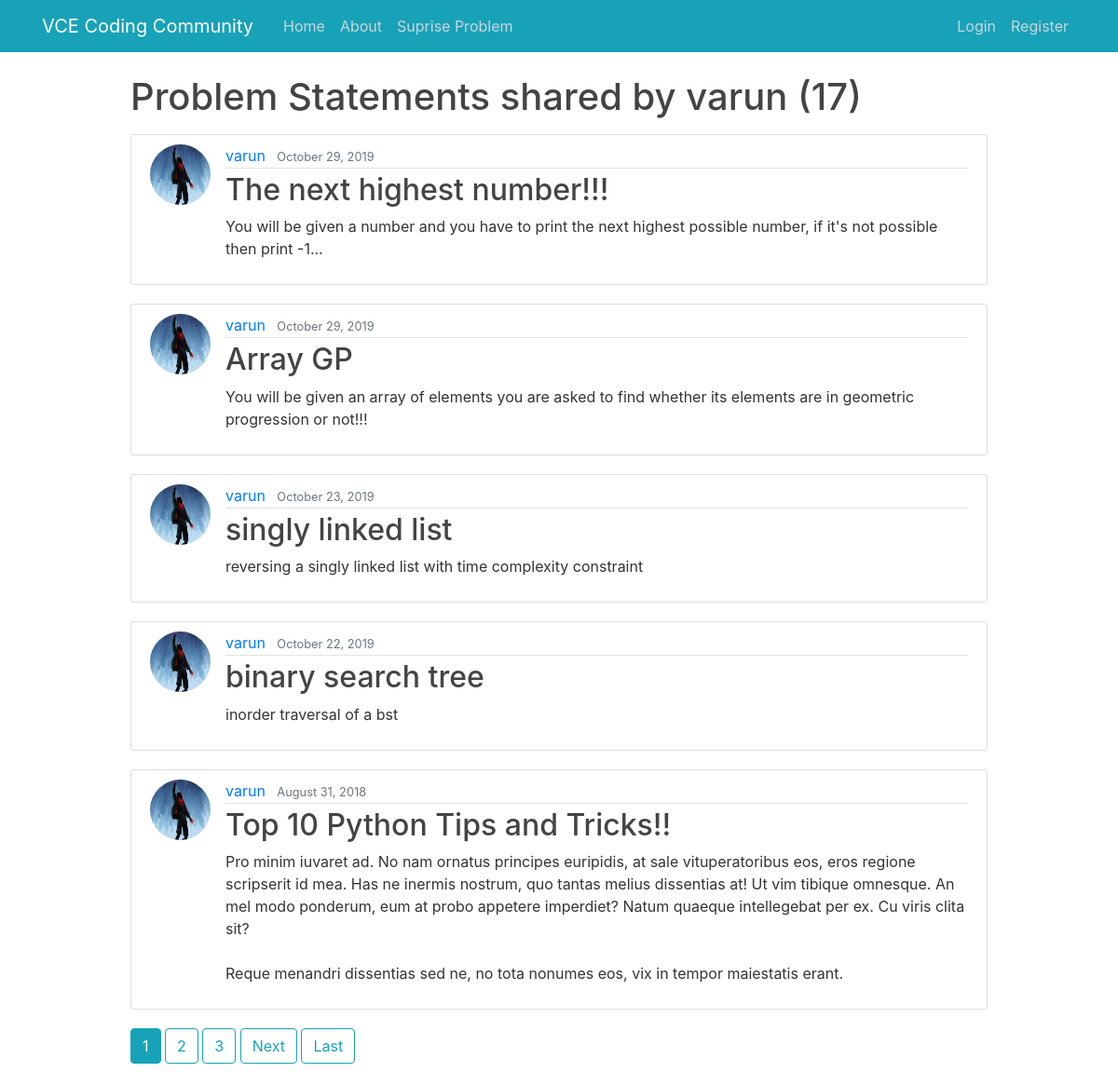
The page /user/varun on the database its author committed.
### blog/models.py (models this page shows, shortened)
class Post(models.Model):
    title = models.CharField(max_length=100)
    content = models.TextField()
    date_posted = models.DateTimeField(default=timezone.now)
    author = models.ForeignKey(User, on_delete=models.CASCADE)
    hint = models.TextField(max_length=100)

### users/models.py (models this page shows, shortened)
class Profile(models.Model):
    user = models.OneToOneField(User, on_delete=models.CASCADE)
    image = models.ImageField(default='default.jpg', upload_to='profile_pics')

### blog/views.py (the view)
# urls.py: path('user/<str:username>', UserPostListView.as_view(), name='user-posts'),
class UserPostListView(ListView):
    model = Post
    template_name = 'blog/user_posts.html'  # <app>/<model>_<viewtype>.html
    context_object_name = 'posts'
    paginate_by = 5
    def get_queryset(self):
        user = get_object_or_404(User, username=self.kwargs.get('username'))
        return Post.objects.filter(author=user).order_by('-date_posted')

### blog/templates/blog/user_posts.html (shortened to what this page needs)
{% extends "blog/base.html" %}
{% block content %}
    <h1 class="mb-3">Problem Statements shared by {{ view.kwargs.username }} ({{ page_obj.paginator.count }})</h1>
    {% for post in posts %}
        <article class="media content-section">
          <img class="rounded-circle article-img" src="{{ post.author.profile.image.url }}">
          <div class="media-body">
            <div class="article-metadata">
              <a class="mr-2" href="{% url 'user-posts' post.author.username %}">{{ post.author }}</a>
              <small class="text-muted">{{ post.date_posted|date:"F d, Y" }}</small>
            </div>
            <h2><a class="article-title" href="{% url 'post-detail' post.id %}">{{ post.title }}</a></h2>
            <p class="article-content">{{ post.content }}</p>
          </div>
        </article>
    {% endfor %}
    {% if is_paginated %}
      {% for num in page_obj.paginator.page_range %}
        {% if page_obj.number == num %}
          <a class="btn btn-info mb-4" href="?page={{ num }}">{{ num }}</a>
        {% elif num > page_obj.number|add:'-3' and num < page_obj.number|add:'3' %}
          <a class="btn btn-outline-info mb-4" href="?page={{ num }}">{{ num }}</a>
        {% endif %}
      {% endfor %}
      {% if page_obj.has_next %}
        <a class="btn btn-outline-info mb-4" href="?page={{ page_obj.next_page_number }}">Next</a>
        <a class="btn btn-outline-info mb-4" href="?page={{ page_obj.paginator.num_pages }}">Last</a>
      {% endif %}
    {% endif %}
{% endblock content %}

### blog/static/blog/main.css (style rules this page uses)
body { height:100%; padding:0; background: #fafafa; color: #333333; margin-top: 5rem; }
h1, h2, h3, h4, h5, h6 { color: #444444; }
.content-section { background: #ffffff; padding: 10px 20px; border: 1px solid #dddddd; border-radius: 3px; margin-bottom: 20px; }
.article-title { color: #444444; }
.article-content { white-space: pre-line; }
.article-img { height: 65px; width: 65px; margin-right: 16px; }
.article-metadata { padding-bottom: 1px; margin-bottom: 4px; border-bottom: 1px solid #e3e3e3 }

### rows shown on the page
Post: author.profile.image (picture), author "varun", date_posted "October 29, 2019", title "The next highest number!!!", content "You will be given a number and you have to print the next highest possible number, if it's not possible then print -1..."
Post: author.profile.image (picture), author "varun", date_posted "October 29, 2019", title "Array GP", content "You will be given an array of elements you are asked to find whether its elements are in geometric progression or not!!!"
Post: author.profile.image (picture), author "varun", date_posted "October 23, 2019", title "singly linked list", content "reversing a singly linked list with time complexity constraint"
Post: author.profile.image (picture), author "varun", date_posted "October 22, 2019", title "binary search tree", content "inorder traversal of a bst"
Post: author.profile.image (picture), author "varun", date_posted "August 31, 2018", title "Top 10 Python Tips and Tricks!!", content "Pro minim iuvaret ad. No nam ornatus principes euripidis, at sale vituperatoribus eos, eros regione scripserit id mea. Has ne inermis nostrum, quo tantas melius dissentias at! Ut vim tibique omnesque. An mel modo ponderum, eum at probo appetere imperdiet? Natum quaeque intellegebat per ex. Cu viris clita sit? Reque menandri dissentias sed ne, no tota nonumes eos, vix in tempor maiestatis erant."

### other values the page prints
{{ view.kwargs.username }} "varun"
{{ page_obj.paginator.count }} "17"
{{ num }} "1"
{{ num }} "2" "3"
